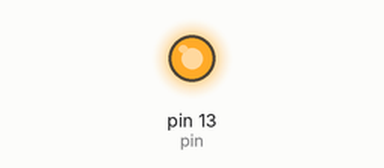
Bench run of a sketch on a simulated Arduino Uno, built with avr-gcc and run on an emulated ATmega328P. On the bench: output pins drawn as LEDs (lit = HIGH).

Above: at 0.4 s.
At 11.12 s:
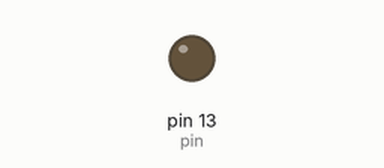
Timing chart, 0 to 14.5 s (numbered marks = the images above):
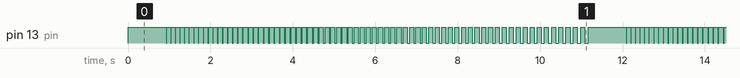

The sketch:

Blink2.ino
```cpp
int pin = 13;

void setup(){
  pinMode(pin, OUTPUT);
}

void loop(){
  for (int i=0; i<80; i++){
	  digitalWrite(pin, HIGH);
	  delay(100);
	  digitalWrite(pin, LOW);
	  delay(i);
  }
}
```

Measured:
- by itself, pin 13 (pin): moves between LOW and HIGH, repeating every 11.2 s
